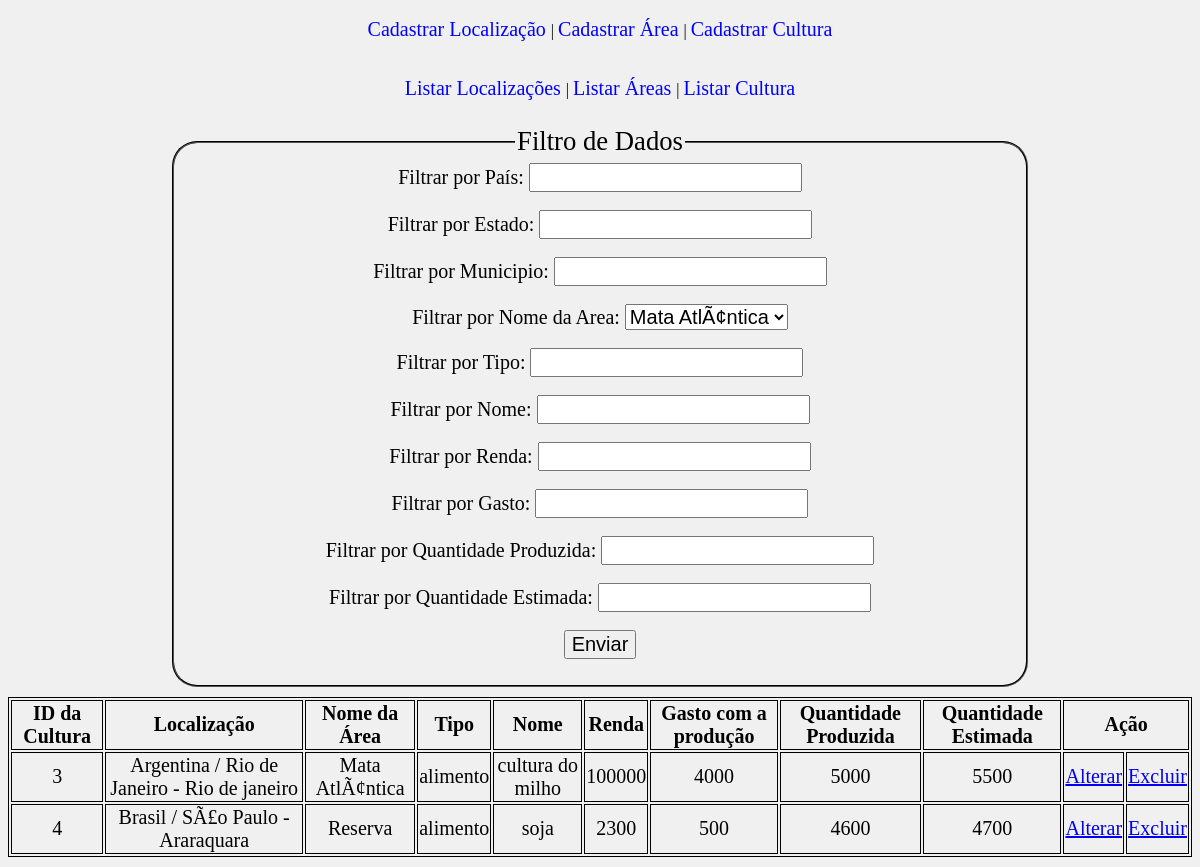
The page /listar_cultura.php on the database its author committed.
### tables this page shows
CREATE TABLE IF NOT EXISTS `cultura` (
  `ID_cultura` int(11) NOT NULL AUTO_INCREMENT,
  `cod_area` int(100) NOT NULL,
  `tipo` varchar(100) NOT NULL,
  `nome_cul` varchar(100) NOT NULL,
  `renda` float NOT NULL,
  `gasto` float NOT NULL,
  `q_produzida` float NOT NULL,
  `q_esperada` float NOT NULL,
  PRIMARY KEY (`ID_cultura`),
  KEY `cod_area` (`cod_area`)
);

CREATE TABLE IF NOT EXISTS `localizacao` (
  `ID_localizacao` int(100) NOT NULL AUTO_INCREMENT,
  `pais` varchar(50) NOT NULL,
  `estado` varchar(50) NOT NULL,
  `municipio` varchar(50) NOT NULL,
  PRIMARY KEY (`ID_localizacao`)
);

CREATE TABLE IF NOT EXISTS `area` (
  `ID_area` int(11) NOT NULL AUTO_INCREMENT,
  `cod_localizacao` int(100) NOT NULL,
  `nome` varchar(100) NOT NULL,
  `uni_medida` varchar(10) NOT NULL,
  `tamanho` int(100) NOT NULL,
  PRIMARY KEY (`ID_area`),
  KEY `cod_localizacao` (`cod_localizacao`)
);

### listar_cultura.php (the view, shortened to what this page needs)
<?php
	include "conexao.php";
	include "funcao.php";
?>
<html>
	<head>
		<link rel="stylesheet" href="estilos.css"/>
	</head>
	<body class="corpo">
		<fieldset class="fieldset">
			<legend>Filtro de Dados</legend>
			<form action="listar_cultura.php" method="post">
				<label>Filtrar por País: </label>
				<input type="text" name="filtroPais"/>
				<br />
				<br />
				<label>Filtrar por Estado: </label>
				<input type="text" name="filtroEst"/>
				<br />
				<br />
				<label>Filtrar por Municipio: </label>
				<input type="text" name="filtroMun"/>
				<br />
				<br />
				<label>Filtrar por Nome da Area: </label>
				<select name="filtroNomeArea">
					<?php
						$select = "select * from info_cultura";
						$resultado = mysqli_query($link, $select) or die(mysqli_error($link));
						while($linha = mysqli_fetch_array($resultado)){
							echo "<option value='" .$linha["ID_cultura"] . "'>" . $linha["nome"] . "</option>";
						}
					?>
				</select>
				<br />
				<br />
				<label>Filtrar por Tipo: </label>
				<input type="text" name="filtroTipo"/>
				<br />
				<br />
				<label>Filtrar por Nome: </label>
				<input type="text" name="filtroNome"/>
				<br />
				<br />
				<label>Filtrar por Renda: </label>
				<input type="text" name="filtroRenda"/>
				<br />
				<br />
				<label>Filtrar por Gasto: </label>
				<input type="text" name="filtroGasto"/>
				<br />
				<br />
				<label>Filtrar por Quantidade Produzida: </label>
				<input type="text" name="filtroQuanProd"/>
				<br />
				<br />
				<label>Filtrar por Quantidade Estimada: </label>
				<input type="text" name="filtroQuanEst"/>
				<br />
				<br />
				<input type="submit" value="Enviar"/>
			</form>
		</fieldset>
		<table class="table">
			<thead>
				<tr>
					<th>ID da Cultura</th>
					<th>Localização</th>
					<th>Nome da Área</th>
					<th>Tipo</th>
					<th>Nome</th>
					<th>Renda</th>
					<th>Gasto com a produção</th>
					<th>Quantidade Produzida</th>
					<th>Quantidade Estimada</th>
					<th colspan="2">Ação</th>
				</tr>
			</thead>
			<tbody>
				<?php
					$select = "SELECT * FROM cultura
					INNER JOIN area ON area.ID_area = cultura.cod_area
					INNER JOIN localizacao ON localizacao.ID_localizacao = area.cod_localizacao";
					$resultado = mysqli_query($link, $select) or die( mysqli_error($link));
					while( $linha = mysqli_fetch_array($resultado) ){
						echo "<tr>";
							echo "<td>" . $linha['ID_cultura'] . "</td>";
							echo "<td>" . $linha['pais'] . " / " . $linha['estado'] . " - " . $linha['municipio'] . "</td>";
							echo "<td>" . $linha['nome'] . "</td>";
							echo "<td>" . $linha['tipo'] . "</td>";
							echo "<td>" . $linha['nome_cul'] . "</td>";
							echo "<td>" . $linha['renda'] . "</td>";
							echo "<td>" . $linha['gasto'] . "</td>";
							echo "<td>" . $linha['q_produzida'] . "</td>";
							echo "<td>" . $linha['q_esperada'] . "</td>";
							echo "<td> <a href='form_alterar_cultura.php?id=" . $linha['ID_cultura'] . "'> Alterar </a></td>";
							echo "<td> <a href='remove_cultura.php?id=" . $linha['ID_cultura'] . "'> Excluir </a></td>";
						echo "</tr>";
					}
				?>
			</tbody>
		</table>
	</body>
</html>

### estilos.css (style rules this page uses)
.corpo { background-color: rgb(240, 240, 240); }
.fieldset { border-color: black; max-width: 70%; margin: 10px auto; border-radius: 25px; text-align: center; }
label, input, select { font-size: 20px; }
.table { border: 1px solid black; margin: 10px auto; }
table td, table th { border: 1px solid black; font-family: Constantia; text-align: center; font-size: 20px; }
legend { margin: 0 auto; font-size: 20pt; }

### rows shown on the page
cultura: ID_cultura "3", localizacao.pais "Argentina", localizacao.estado "Rio de Janeiro", localizacao.municipio "Rio de janeiro", cod_area.nome "Mata AtlÃ¢ntica", tipo "alimento", nome_cul "cultura do milho", renda "100000", gasto "4000", q_produzida "5000", q_esperada "5500"
cultura: ID_cultura "4", localizacao.pais "Brasil", localizacao.estado "SÃ£o Paulo", localizacao.municipio "Araraquara", cod_area.nome "Reserva", tipo "alimento", nome_cul "soja", renda "2300", gasto "500", q_produzida "4600", q_esperada "4700"

### other values the page prints
form field filtroNomeArea "Mata AtlÃ¢ntica"
